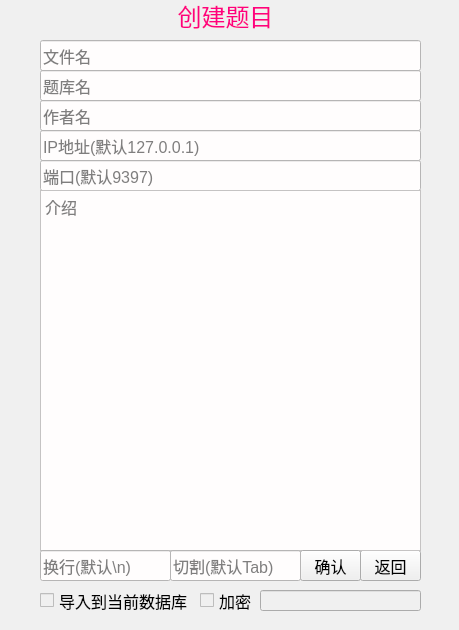
<?xml version="1.0" encoding="UTF-8"?>
<ui version="4.0">
 <class>createDB</class>
 <widget class="QWidget" name="createDB">
  <property name="geometry">
   <rect>
    <x>0</x>
    <y>0</y>
    <width>459</width>
    <height>630</height>
   </rect>
  </property>
  <property name="windowTitle">
   <string>Form</string>
  </property>
  <widget class="QWidget" name="widget" native="true">
   <property name="geometry">
    <rect>
     <x>0</x>
     <y>0</y>
     <width>471</width>
     <height>630</height>
    </rect>
   </property>
   <property name="sizePolicy">
    <sizepolicy hsizetype="Fixed" vsizetype="Fixed">
     <horstretch>0</horstretch>
     <verstretch>0</verstretch>
    </sizepolicy>
   </property>
   <property name="font">
    <font>
     <pointsize>12</pointsize>
    </font>
   </property>
   <property name="styleSheet">
    <string notr="true">background-color: rgb(240, 240, 240);</string>
   </property>
   <widget class="QLabel" name="label">
    <property name="geometry">
     <rect>
      <x>10</x>
      <y>0</y>
      <width>431</width>
      <height>31</height>
     </rect>
    </property>
    <property name="font">
     <font>
      <pointsize>18</pointsize>
      <italic>false</italic>
      <bold>false</bold>
     </font>
    </property>
    <property name="styleSheet">
     <string notr="true">color: rgb(255, 0, 127);
font: 18pt &quot;Adobe Arabic&quot;;</string>
    </property>
    <property name="text">
     <string>创建题目</string>
    </property>
    <property name="alignment">
     <set>Qt::AlignCenter</set>
    </property>
   </widget>
   <widget class="QPushButton" name="pushButton_2">
    <property name="geometry">
     <rect>
      <x>360</x>
      <y>550</y>
      <width>61</width>
      <height>31</height>
     </rect>
    </property>
    <property name="font">
     <font>
      <pointsize>12</pointsize>
     </font>
    </property>
    <property name="text">
     <string>返回</string>
    </property>
   </widget>
   <widget class="QLineEdit" name="wd1">
    <property name="geometry">
     <rect>
      <x>40</x>
      <y>70</y>
      <width>381</width>
      <height>31</height>
     </rect>
    </property>
    <property name="font">
     <font>
      <pointsize>12</pointsize>
     </font>
    </property>
    <property name="styleSheet">
     <string notr="true">background-color: rgb(255, 253, 253);</string>
    </property>
    <property name="text">
     <string/>
    </property>
    <property name="placeholderText">
     <string>题库名</string>
    </property>
   </widget>
   <widget class="QLineEdit" name="wd2">
    <property name="geometry">
     <rect>
      <x>40</x>
      <y>100</y>
      <width>381</width>
      <height>31</height>
     </rect>
    </property>
    <property name="font">
     <font>
      <pointsize>12</pointsize>
     </font>
    </property>
    <property name="styleSheet">
     <string notr="true">background-color: rgb(255, 253, 253);</string>
    </property>
    <property name="text">
     <string/>
    </property>
    <property name="placeholderText">
     <string>作者名</string>
    </property>
   </widget>
   <widget class="QLineEdit" name="wd3">
    <property name="geometry">
     <rect>
      <x>40</x>
      <y>130</y>
      <width>381</width>
      <height>31</height>
     </rect>
    </property>
    <property name="font">
     <font>
      <pointsize>12</pointsize>
     </font>
    </property>
    <property name="styleSheet">
     <string notr="true">background-color: rgb(255, 253, 253);</string>
    </property>
    <property name="text">
     <string/>
    </property>
    <property name="placeholderText">
     <string>IP地址(默认127.0.0.1)</string>
    </property>
   </widget>
   <widget class="QLineEdit" name="wd4">
    <property name="geometry">
     <rect>
      <x>40</x>
      <y>160</y>
      <width>381</width>
      <height>31</height>
     </rect>
    </property>
    <property name="font">
     <font>
      <pointsize>12</pointsize>
     </font>
    </property>
    <property name="styleSheet">
     <string notr="true">background-color: rgb(255, 253, 253);</string>
    </property>
    <property name="text">
     <string/>
    </property>
    <property name="placeholderText">
     <string>端口(默认9397)</string>
    </property>
   </widget>
   <widget class="QTextEdit" name="wd5">
    <property name="geometry">
     <rect>
      <x>40</x>
      <y>190</y>
      <width>381</width>
      <height>361</height>
     </rect>
    </property>
    <property name="font">
     <font>
      <pointsize>12</pointsize>
     </font>
    </property>
    <property name="styleSheet">
     <string notr="true">background-color: rgb(255, 253, 253);</string>
    </property>
    <property name="placeholderText">
     <string>介绍</string>
    </property>
   </widget>
   <widget class="QPushButton" name="pushButton_3">
    <property name="geometry">
     <rect>
      <x>300</x>
      <y>550</y>
      <width>61</width>
      <height>31</height>
     </rect>
    </property>
    <property name="font">
     <font>
      <pointsize>12</pointsize>
     </font>
    </property>
    <property name="text">
     <string>确认</string>
    </property>
   </widget>
   <widget class="QLineEdit" name="wd6">
    <property name="geometry">
     <rect>
      <x>40</x>
      <y>40</y>
      <width>381</width>
      <height>31</height>
     </rect>
    </property>
    <property name="font">
     <font>
      <pointsize>12</pointsize>
     </font>
    </property>
    <property name="styleSheet">
     <string notr="true">background-color: rgb(255, 253, 253);</string>
    </property>
    <property name="text">
     <string/>
    </property>
    <property name="placeholderText">
     <string>文件名</string>
    </property>
   </widget>
   <widget class="QLineEdit" name="splitz">
    <property name="geometry">
     <rect>
      <x>40</x>
      <y>550</y>
      <width>131</width>
      <height>31</height>
     </rect>
    </property>
    <property name="font">
     <font>
      <pointsize>12</pointsize>
     </font>
    </property>
    <property name="styleSheet">
     <string notr="true">background-color: rgb(255, 253, 253);</string>
    </property>
    <property name="text">
     <string/>
    </property>
    <property name="placeholderText">
     <string>换行(默认\n)</string>
    </property>
   </widget>
   <widget class="QLineEdit" name="splitz_2">
    <property name="geometry">
     <rect>
      <x>170</x>
      <y>550</y>
      <width>131</width>
      <height>31</height>
     </rect>
    </property>
    <property name="font">
     <font>
      <pointsize>12</pointsize>
     </font>
    </property>
    <property name="styleSheet">
     <string notr="true">background-color: rgb(255, 253, 253);</string>
    </property>
    <property name="text">
     <string/>
    </property>
    <property name="placeholderText">
     <string>切割(默认Tab)</string>
    </property>
   </widget>
   <widget class="QCheckBox" name="checkBox_6">
    <property name="geometry">
     <rect>
      <x>40</x>
      <y>590</y>
      <width>151</width>
      <height>21</height>
     </rect>
    </property>
    <property name="font">
     <font>
      <pointsize>12</pointsize>
     </font>
    </property>
    <property name="text">
     <string>导入到当前数据库</string>
    </property>
   </widget>
   <widget class="QCheckBox" name="checkBox_7">
    <property name="geometry">
     <rect>
      <x>200</x>
      <y>590</y>
      <width>61</width>
      <height>21</height>
     </rect>
    </property>
    <property name="font">
     <font>
      <pointsize>12</pointsize>
     </font>
    </property>
    <property name="text">
     <string>加密</string>
    </property>
   </widget>
   <widget class="QLineEdit" name="lineEdit">
    <property name="enabled">
     <bool>false</bool>
    </property>
    <property name="geometry">
     <rect>
      <x>260</x>
      <y>590</y>
      <width>161</width>
      <height>21</height>
     </rect>
    </property>
    <property name="readOnly">
     <bool>true</bool>
    </property>
   </widget>
  </widget>
 </widget>
 <resources/>
 <connections/>
</ui>
